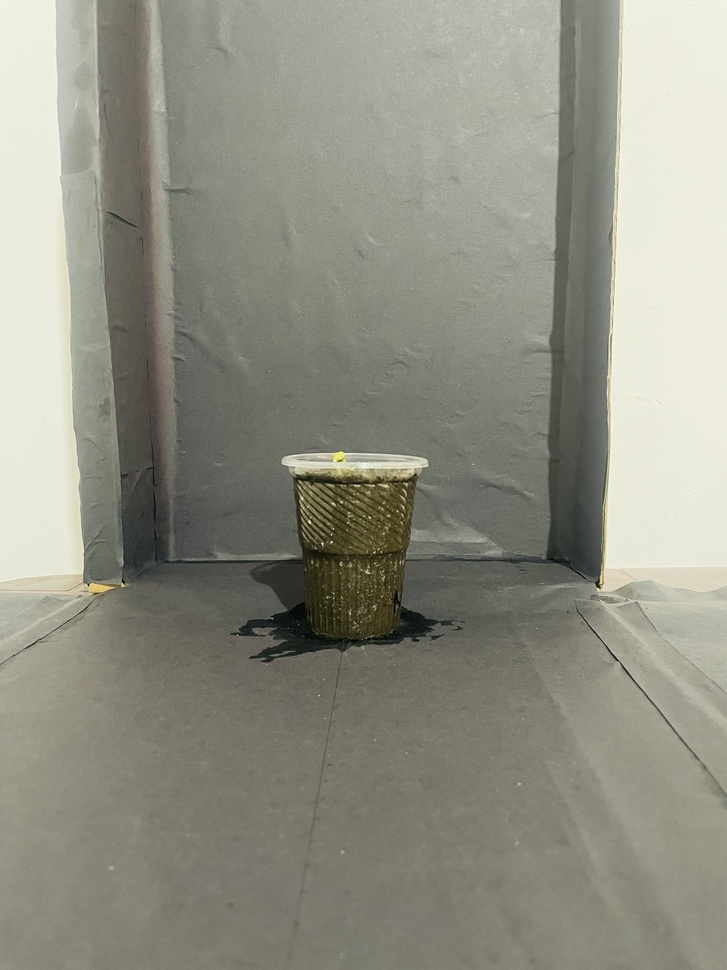
#> input picture img/Day-1/07.00am/A/NF1-1.1.JPG, 727 x 970 px, shrunk from 3024 x 4032 before the run, found by its file name; its folder holds only this picture in this run
$ python hieght_measuring.py
#> lines starting #> are read from the running program, lines starting #| are printed output that depends on the picture; after the words box and inside, x2 and y2 are one past the last pixel; in counts of white or black regions, pixels touching at a corner belong together
import cv2
import numpy as np
import matplotlib.pyplot as plt

def calculate_plant_height(image_path):
    # Load the image
#> called with image_path = 'img/day-1/07.00am/A/NF1-1.1.jpg'
    image = cv2.imread(image_path)
#> image is the input picture: shape (970, 727, 3); mean B, G, R 132.4, 144.9, 145.4
    if image is None:
        print(f"Error: Could not open {image_path}")
        return None

    # Convert to HSV color space
    hsv = cv2.cvtColor(image, cv2.COLOR_BGR2HSV)
#> hsv: shape (970, 727, 3); mean H, S, V 30.8, 26.9, 146.4

    # Define the green color range for masking
    lower_green = np.array([15, 60, 0])
    upper_green = np.array([90, 255, 255])

    # Create a mask
    mask = cv2.inRange(hsv, lower_green, upper_green)
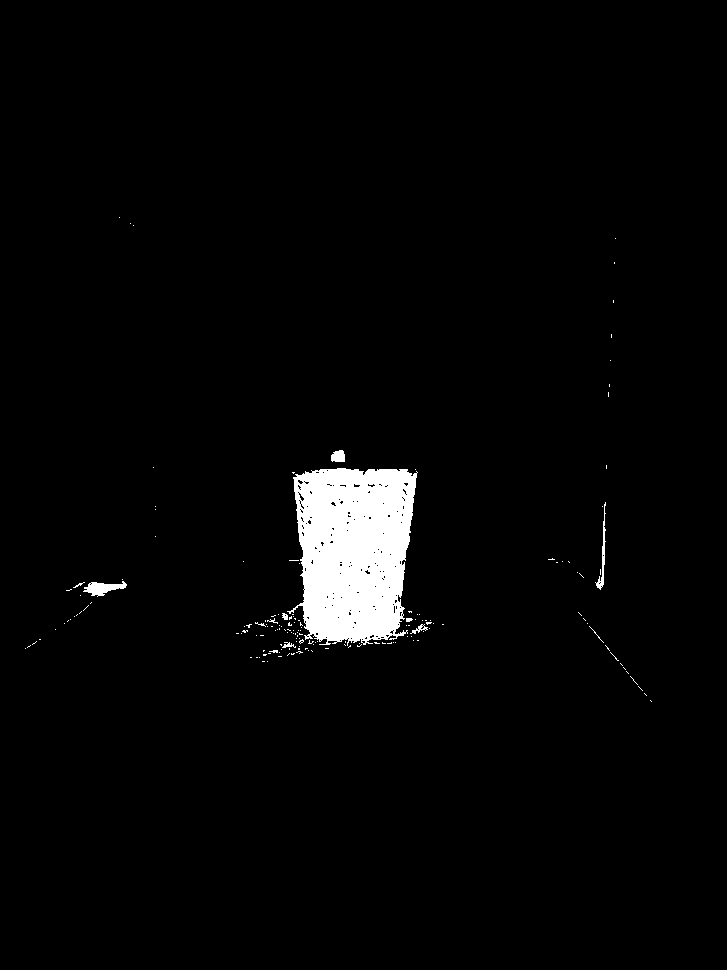
#> mask: shape (970, 727); 2.7% white; 166 white regions (156 under 20 px), largest, box (x1, y1, x2, y2) and area: (287, 468, 418, 646) 17836, (83, 581, 127, 597) 359, (595, 502, 606, 590) 221

    # Apply morphological operations
    kernel = np.ones((5, 5), np.uint8)
    mask = cv2.morphologyEx(mask, cv2.MORPH_OPEN, kernel)  # Remove small noise
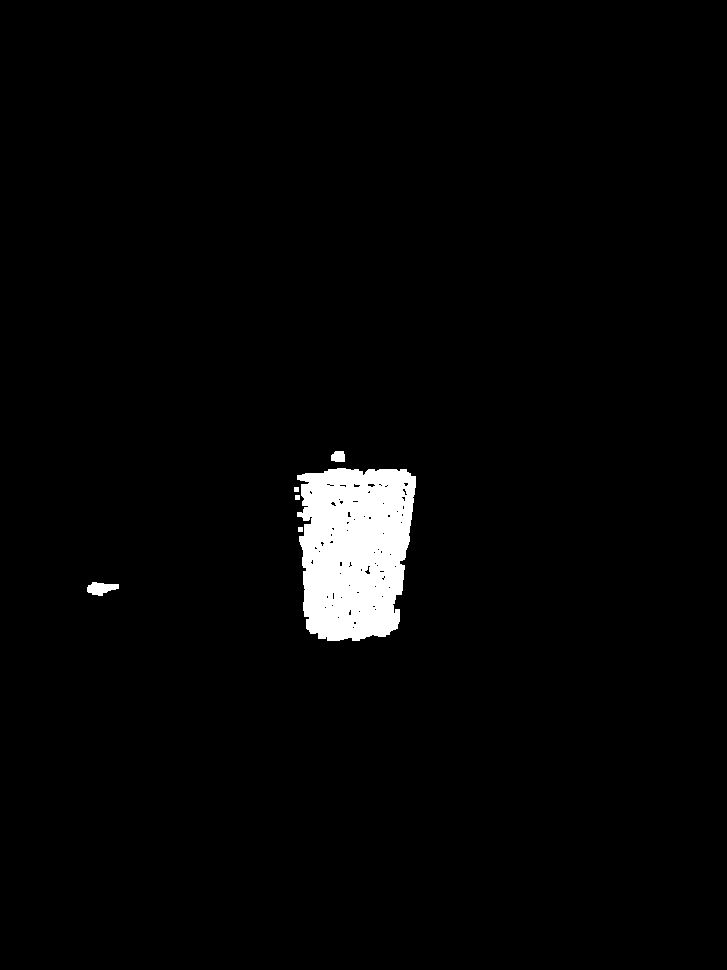
#> mask: shape (970, 727); 2.5% white; 6 white regions, box (x1, y1, x2, y2) and area: (297, 468, 416, 641) 16949, (87, 582, 119, 596) 291, (331, 451, 345, 462) 136, (294, 487, 299, 492) 25, (295, 495, 300, 500) 25, (298, 527, 303, 532) 25
    mask = cv2.morphologyEx(mask, cv2.MORPH_CLOSE, kernel)  # Close gaps
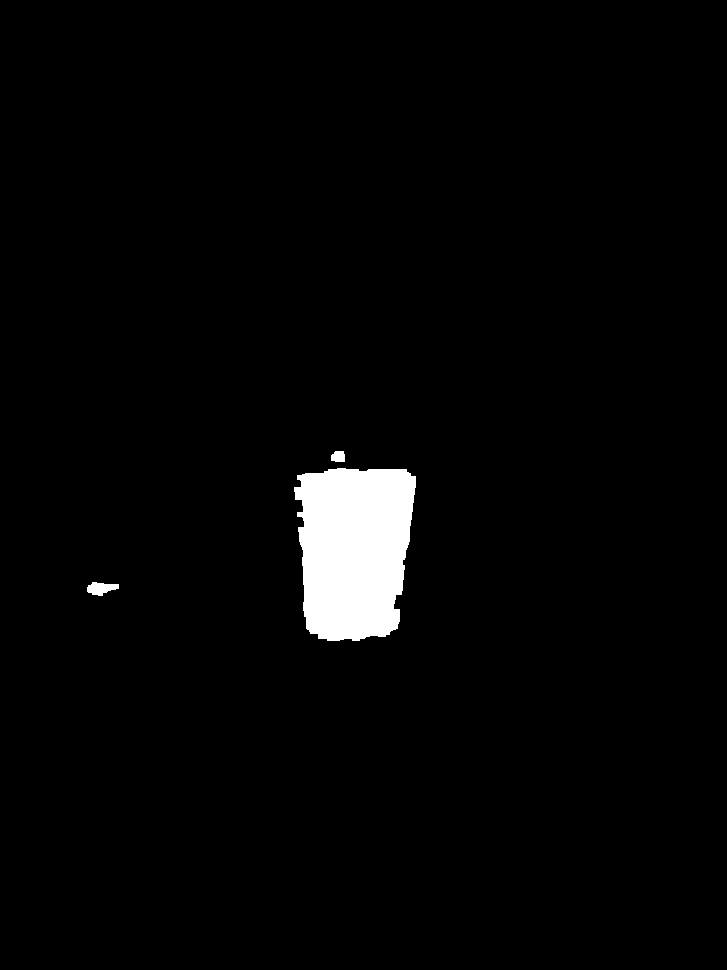
#> mask: shape (970, 727); 2.5% white; 3 white regions, box (x1, y1, x2, y2) and area: (294, 468, 416, 641) 17464, (87, 582, 119, 596) 291, (331, 451, 345, 462) 136
    mask = cv2.medianBlur(mask, 5)  # Smooth the mask
#> mask: shape (970, 727); 2.5% white; 3 white regions

    # Find contours
    contours, _ = cv2.findContours(mask, cv2.RETR_EXTERNAL, cv2.CHAIN_APPROX_SIMPLE)
#> contours = 3 contours; box (x1, y1, x2, y2) and area: (294, 468, 416, 641) 17195, (87, 582, 119, 596) 249, (331, 451, 345, 462) 108

    # Set minimum contour area to filter small detections
    min_contour_area = 500

    max_height = 0
    min_y, max_y = np.inf, 0

    for contour in contours:
        if cv2.contourArea(contour) < min_contour_area:
            continue  # Skip small contours

        _, y, _, h = cv2.boundingRect(contour)
        if h > max_height:
            max_height = h
            min_y = min(min_y, y)
            max_y = max(max_y, y + h)
#> this loop made 3 passes
#> (y, h, max_height, min_y, max_y) on pass 2: (468, 173, 173, 468, 641)
#> after the loop, max_height = 173; max_y = 641; min_y = 468

    if max_height > 0:
        height_value = max_y - min_y
#> height_value = 173
        return height_value  # Return height in pixels
    else:
        return None  # No plant detected

# **Step 2: Store the Heights for Graph**
days = []
heights = []

# Loop through Day (1).jpg to Day (10).jpg and store height
for i in range(1, 11):
    image_path_am = f'img/day-{i}/07.00am/A/NF1-{i}.1.jpg'
    height_am = calculate_plant_height(image_path_am)
#> height_am = 173

    image_path_pm = f'img/day-{i}/07.00pm/A/NF1-{i}.3.jpg'
    height_pm = calculate_plant_height(image_path_pm)

    # Take the average height of AM & PM if both exist
    if height_am is not None and height_pm is not None:
        height = (height_am + height_pm) / 2
    elif height_am is not None:
        height = height_am
#> height = 173
    elif height_pm is not None:
        height = height_pm
    else:
        height = None  # No data available for this day

    if height is not None:
        days.append(i)
        heights.append(height)
        print(f"Day {i}: Average Height = {height} pixels")
#| Day 1: Average Height = 173 pixels

#Plot the Graph
plt.figure(figsize=(8, 5))
plt.plot(days, heights, marker='o', linestyle='-', color='b', label='Plant Height')

plt.xlabel("Day")
plt.ylabel("Height (Pixels)")
plt.title("Plant Growth Over Time")
plt.legend()
plt.grid(True)

# Save or display the graph
print(  )
plt.savefig("plant_growth_graph.png")  # Saves the graph as an image
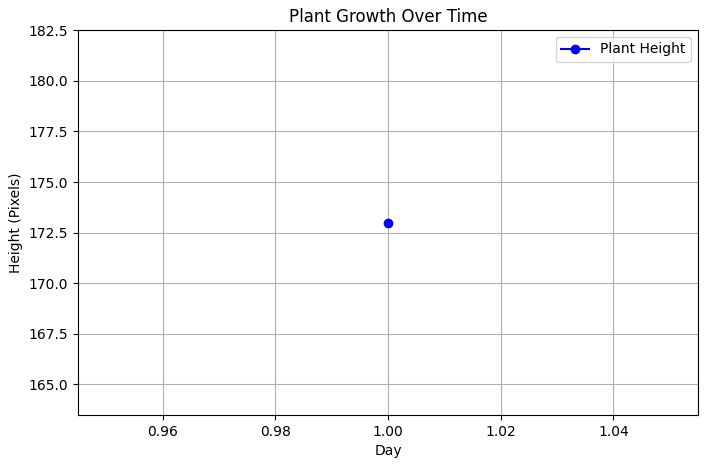
#> figure drawn by matplotlib, 1 panel
plt.show()
